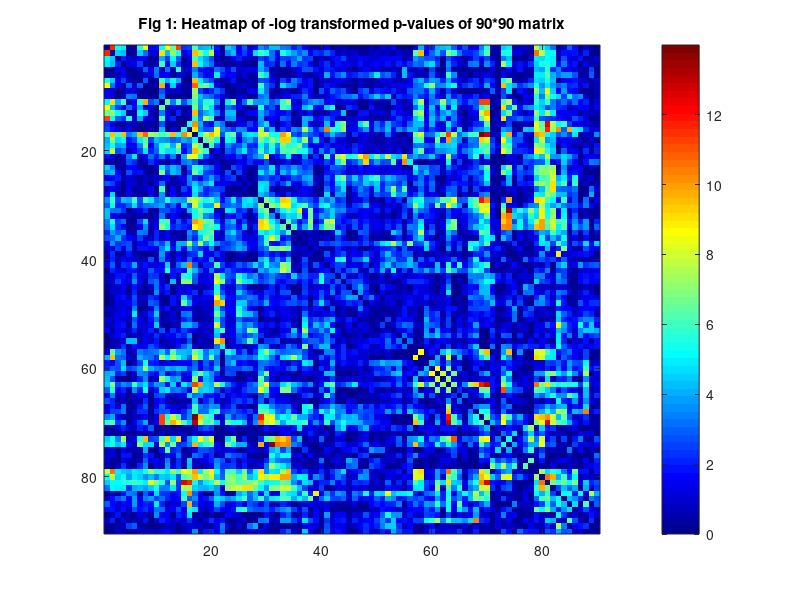

Here is the MATLAB script that generated this plot: (Note: this script raises an error after producing the figure.)
%% SICERS network detection and testing
% Network object oriented statistics method is a new appraoch to detect and test hidden phenotype related connectivity patterns at the "network" level. Notet that the subgraph may vary a little bit due to the random intialization of the kmeans++ algorithm.
%% D1 data analysis
load('data_d1.mat')
figure;imagesc(WnTr);colorbar;colormap("jet")
title('Fig 1: Heatmap of -log transformed p-values of 90*90 matrix');
snapnow;
% parameter tuning
[lambda_out, cut_out] = param_tuning(WnTr);
% identify subnetwork
kmeans_iter = 10;
[CID_SICERS,W_SICERS, Clist_SICERS]=SICERS_final(WnTr,cut_out,lambda_out, kmeans_iter);
% display figure
figure;imagesc(W_SICERS);colorbar;colormap("jet")
title('Fig 2: Heatmap of -log transformed p-values of 90*90 matrix with detected subnetworks');
snapnow;